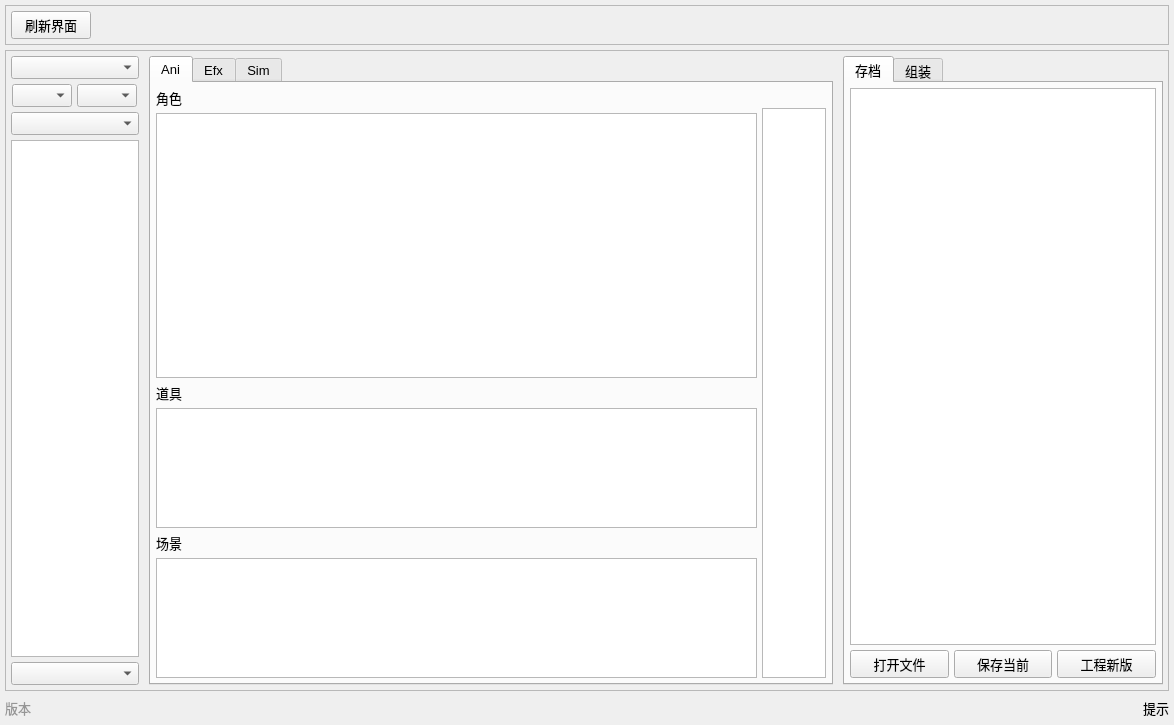
<?xml version="1.0" encoding="UTF-8"?>
<ui version="4.0">
 <class>MergeWin</class>
 <widget class="QWidget" name="MergeWin">
  <property name="geometry">
   <rect>
    <x>0</x>
    <y>0</y>
    <width>1174</width>
    <height>725</height>
   </rect>
  </property>
  <property name="windowTitle">
   <string>Form</string>
  </property>
  <layout class="QVBoxLayout" name="verticalLayout">
   <property name="spacing">
    <number>5</number>
   </property>
   <property name="leftMargin">
    <number>5</number>
   </property>
   <property name="topMargin">
    <number>5</number>
   </property>
   <property name="rightMargin">
    <number>5</number>
   </property>
   <property name="bottomMargin">
    <number>5</number>
   </property>
   <item>
    <widget class="QFrame" name="frameTop">
     <property name="frameShape">
      <enum>QFrame::StyledPanel</enum>
     </property>
     <property name="frameShadow">
      <enum>QFrame::Plain</enum>
     </property>
     <layout class="QHBoxLayout" name="horizontalLayout">
      <property name="spacing">
       <number>5</number>
      </property>
      <property name="leftMargin">
       <number>5</number>
      </property>
      <property name="topMargin">
       <number>5</number>
      </property>
      <property name="rightMargin">
       <number>5</number>
      </property>
      <property name="bottomMargin">
       <number>5</number>
      </property>
      <item>
       <widget class="QPushButton" name="QpbRefresh">
        <property name="minimumSize">
         <size>
          <width>75</width>
          <height>28</height>
         </size>
        </property>
        <property name="font">
         <font>
          <pointsize>10</pointsize>
         </font>
        </property>
        <property name="text">
         <string>刷新界面</string>
        </property>
       </widget>
      </item>
      <item>
       <spacer name="horizontalSpacer">
        <property name="orientation">
         <enum>Qt::Horizontal</enum>
        </property>
        <property name="sizeHint" stdset="0">
         <size>
          <width>40</width>
          <height>20</height>
         </size>
        </property>
       </spacer>
      </item>
     </layout>
    </widget>
   </item>
   <item>
    <widget class="QFrame" name="frameMed">
     <property name="frameShape">
      <enum>QFrame::StyledPanel</enum>
     </property>
     <property name="frameShadow">
      <enum>QFrame::Plain</enum>
     </property>
     <layout class="QHBoxLayout" name="horizontalLayout_2">
      <property name="spacing">
       <number>10</number>
      </property>
      <property name="leftMargin">
       <number>5</number>
      </property>
      <property name="topMargin">
       <number>5</number>
      </property>
      <property name="rightMargin">
       <number>5</number>
      </property>
      <property name="bottomMargin">
       <number>5</number>
      </property>
      <item>
       <widget class="QFrame" name="frameBusiness">
        <property name="sizePolicy">
         <sizepolicy hsizetype="Fixed" vsizetype="Preferred">
          <horstretch>0</horstretch>
          <verstretch>0</verstretch>
         </sizepolicy>
        </property>
        <property name="frameShape">
         <enum>QFrame::NoFrame</enum>
        </property>
        <property name="frameShadow">
         <enum>QFrame::Plain</enum>
        </property>
        <property name="lineWidth">
         <number>0</number>
        </property>
        <layout class="QVBoxLayout" name="verticalLayout_2">
         <property name="spacing">
          <number>5</number>
         </property>
         <property name="leftMargin">
          <number>0</number>
         </property>
         <property name="topMargin">
          <number>0</number>
         </property>
         <property name="rightMargin">
          <number>0</number>
         </property>
         <property name="bottomMargin">
          <number>0</number>
         </property>
         <item>
          <widget class="QComboBox" name="QcbProject">
           <property name="maximumSize">
            <size>
             <width>128</width>
             <height>16777215</height>
            </size>
           </property>
           <property name="font">
            <font>
             <pointsize>10</pointsize>
            </font>
           </property>
          </widget>
         </item>
         <item>
          <widget class="QFrame" name="frameBusiness2Shots">
           <property name="frameShape">
            <enum>QFrame::NoFrame</enum>
           </property>
           <property name="frameShadow">
            <enum>QFrame::Raised</enum>
           </property>
           <layout class="QHBoxLayout" name="horizontalLayout_3">
            <property name="spacing">
             <number>4</number>
            </property>
            <property name="leftMargin">
             <number>0</number>
            </property>
            <property name="topMargin">
             <number>0</number>
            </property>
            <property name="rightMargin">
             <number>0</number>
            </property>
            <property name="bottomMargin">
             <number>0</number>
            </property>
            <item>
             <widget class="QComboBox" name="QcbExtend1">
              <property name="maximumSize">
               <size>
                <width>60</width>
                <height>16777215</height>
               </size>
              </property>
              <property name="font">
               <font>
                <pointsize>10</pointsize>
               </font>
              </property>
             </widget>
            </item>
            <item>
             <widget class="QComboBox" name="QcbExtend2">
              <property name="maximumSize">
               <size>
                <width>60</width>
                <height>16777215</height>
               </size>
              </property>
              <property name="font">
               <font>
                <pointsize>10</pointsize>
               </font>
              </property>
             </widget>
            </item>
           </layout>
          </widget>
         </item>
         <item>
          <widget class="QComboBox" name="QcbCategory">
           <property name="maximumSize">
            <size>
             <width>128</width>
             <height>16777215</height>
            </size>
           </property>
           <property name="font">
            <font>
             <pointsize>10</pointsize>
            </font>
           </property>
          </widget>
         </item>
         <item>
          <widget class="QListWidget" name="QlwTask">
           <property name="maximumSize">
            <size>
             <width>128</width>
             <height>16777215</height>
            </size>
           </property>
           <property name="font">
            <font>
             <pointsize>10</pointsize>
            </font>
           </property>
          </widget>
         </item>
         <item>
          <widget class="QComboBox" name="QcbBusiness">
           <property name="minimumSize">
            <size>
             <width>0</width>
             <height>0</height>
            </size>
           </property>
           <property name="maximumSize">
            <size>
             <width>128</width>
             <height>16777215</height>
            </size>
           </property>
           <property name="font">
            <font>
             <pointsize>10</pointsize>
            </font>
           </property>
          </widget>
         </item>
        </layout>
       </widget>
      </item>
      <item>
       <widget class="QTabWidget" name="tabView">
        <property name="font">
         <font>
          <pointsize>10</pointsize>
         </font>
        </property>
        <property name="currentIndex">
         <number>0</number>
        </property>
        <widget class="QWidget" name="tabAni">
         <attribute name="title">
          <string>Ani</string>
         </attribute>
         <layout class="QGridLayout" name="gridLayout">
          <property name="leftMargin">
           <number>5</number>
          </property>
          <property name="topMargin">
           <number>5</number>
          </property>
          <property name="rightMargin">
           <number>5</number>
          </property>
          <property name="bottomMargin">
           <number>5</number>
          </property>
          <property name="spacing">
           <number>5</number>
          </property>
          <item row="1" column="1">
           <widget class="QListWidget" name="QlwAniVersion">
            <property name="sizePolicy">
             <sizepolicy hsizetype="Expanding" vsizetype="Expanding">
              <horstretch>0</horstretch>
              <verstretch>0</verstretch>
             </sizepolicy>
            </property>
            <property name="maximumSize">
             <size>
              <width>64</width>
              <height>16777215</height>
             </size>
            </property>
            <property name="font">
             <font>
              <pointsize>10</pointsize>
             </font>
            </property>
           </widget>
          </item>
          <item row="0" column="0" rowspan="2">
           <layout class="QVBoxLayout" name="vlAni" stretch="2,1,1">
            <property name="spacing">
             <number>5</number>
            </property>
            <property name="rightMargin">
             <number>0</number>
            </property>
            <item>
             <layout class="QVBoxLayout" name="verticalLayout_7">
              <property name="spacing">
               <number>5</number>
              </property>
              <item>
               <widget class="QLabel" name="label_2">
                <property name="font">
                 <font>
                  <pointsize>10</pointsize>
                 </font>
                </property>
                <property name="text">
                 <string>角色</string>
                </property>
               </widget>
              </item>
              <item>
               <widget class="QListWidget" name="QlwAniCharacter">
                <property name="font">
                 <font>
                  <pointsize>10</pointsize>
                 </font>
                </property>
                <property name="selectionMode">
                 <enum>QAbstractItemView::MultiSelection</enum>
                </property>
               </widget>
              </item>
             </layout>
            </item>
            <item>
             <layout class="QVBoxLayout" name="verticalLayout_6">
              <property name="spacing">
               <number>5</number>
              </property>
              <item>
               <widget class="QLabel" name="label_3">
                <property name="font">
                 <font>
                  <pointsize>10</pointsize>
                 </font>
                </property>
                <property name="text">
                 <string>道具</string>
                </property>
               </widget>
              </item>
              <item>
               <widget class="QListWidget" name="QlwAniProp">
                <property name="font">
                 <font>
                  <pointsize>10</pointsize>
                 </font>
                </property>
                <property name="selectionMode">
                 <enum>QAbstractItemView::MultiSelection</enum>
                </property>
               </widget>
              </item>
             </layout>
            </item>
            <item>
             <layout class="QVBoxLayout" name="verticalLayout_4">
              <property name="spacing">
               <number>5</number>
              </property>
              <item>
               <widget class="QLabel" name="label_4">
                <property name="font">
                 <font>
                  <pointsize>10</pointsize>
                 </font>
                </property>
                <property name="text">
                 <string>场景</string>
                </property>
               </widget>
              </item>
              <item>
               <widget class="QListWidget" name="QlwAniScene">
                <property name="font">
                 <font>
                  <pointsize>10</pointsize>
                 </font>
                </property>
                <property name="selectionMode">
                 <enum>QAbstractItemView::MultiSelection</enum>
                </property>
               </widget>
              </item>
             </layout>
            </item>
           </layout>
          </item>
          <item row="0" column="1">
           <widget class="QLabel" name="label_5">
            <property name="minimumSize">
             <size>
              <width>0</width>
              <height>15</height>
             </size>
            </property>
            <property name="font">
             <font>
              <pointsize>10</pointsize>
             </font>
            </property>
            <property name="text">
             <string/>
            </property>
           </widget>
          </item>
         </layout>
        </widget>
        <widget class="QWidget" name="tabEfx">
         <attribute name="title">
          <string>Efx</string>
         </attribute>
         <layout class="QHBoxLayout" name="horizontalLayout_6">
          <property name="spacing">
           <number>5</number>
          </property>
          <property name="leftMargin">
           <number>5</number>
          </property>
          <property name="topMargin">
           <number>5</number>
          </property>
          <property name="rightMargin">
           <number>5</number>
          </property>
          <property name="bottomMargin">
           <number>5</number>
          </property>
          <item>
           <widget class="QListWidget" name="QlwEfxCache">
            <property name="selectionMode">
             <enum>QAbstractItemView::MultiSelection</enum>
            </property>
           </widget>
          </item>
          <item>
           <widget class="QListWidget" name="QlwEfxVersion">
            <property name="maximumSize">
             <size>
              <width>64</width>
              <height>16777215</height>
             </size>
            </property>
            <property name="font">
             <font>
              <pointsize>10</pointsize>
             </font>
            </property>
           </widget>
          </item>
         </layout>
        </widget>
        <widget class="QWidget" name="tabSim">
         <attribute name="title">
          <string>Sim</string>
         </attribute>
         <layout class="QGridLayout" name="gridLayout_3">
          <property name="leftMargin">
           <number>5</number>
          </property>
          <property name="topMargin">
           <number>5</number>
          </property>
          <property name="rightMargin">
           <number>5</number>
          </property>
          <property name="bottomMargin">
           <number>5</number>
          </property>
          <property name="spacing">
           <number>5</number>
          </property>
          <item row="0" column="0" rowspan="2">
           <layout class="QVBoxLayout" name="vlSim" stretch="3,2">
            <property name="spacing">
             <number>5</number>
            </property>
            <property name="rightMargin">
             <number>0</number>
            </property>
            <item>
             <layout class="QVBoxLayout" name="verticalLayout_8">
              <property name="spacing">
               <number>5</number>
              </property>
              <item>
               <widget class="QLabel" name="label_6">
                <property name="font">
                 <font>
                  <pointsize>10</pointsize>
                 </font>
                </property>
                <property name="text">
                 <string>角色</string>
                </property>
               </widget>
              </item>
              <item>
               <widget class="QListWidget" name="QlwSimCharacter">
                <property name="font">
                 <font>
                  <pointsize>10</pointsize>
                 </font>
                </property>
                <property name="selectionMode">
                 <enum>QAbstractItemView::MultiSelection</enum>
                </property>
               </widget>
              </item>
             </layout>
            </item>
            <item>
             <layout class="QVBoxLayout" name="verticalLayout_9">
              <property name="spacing">
               <number>5</number>
              </property>
              <item>
               <widget class="QLabel" name="label_7">
                <property name="font">
                 <font>
                  <pointsize>10</pointsize>
                 </font>
                </property>
                <property name="text">
                 <string>道具</string>
                </property>
               </widget>
              </item>
              <item>
               <widget class="QListWidget" name="QlwSimProp">
                <property name="font">
                 <font>
                  <pointsize>10</pointsize>
                 </font>
                </property>
                <property name="selectionMode">
                 <enum>QAbstractItemView::MultiSelection</enum>
                </property>
               </widget>
              </item>
             </layout>
            </item>
           </layout>
          </item>
          <item row="0" column="1">
           <widget class="QLabel" name="label_9">
            <property name="minimumSize">
             <size>
              <width>0</width>
              <height>15</height>
             </size>
            </property>
            <property name="font">
             <font>
              <pointsize>10</pointsize>
             </font>
            </property>
            <property name="text">
             <string/>
            </property>
           </widget>
          </item>
          <item row="1" column="1">
           <widget class="QListWidget" name="QlwSimVersion">
            <property name="sizePolicy">
             <sizepolicy hsizetype="Expanding" vsizetype="Expanding">
              <horstretch>0</horstretch>
              <verstretch>0</verstretch>
             </sizepolicy>
            </property>
            <property name="maximumSize">
             <size>
              <width>64</width>
              <height>16777215</height>
             </size>
            </property>
            <property name="font">
             <font>
              <pointsize>10</pointsize>
             </font>
            </property>
           </widget>
          </item>
         </layout>
        </widget>
       </widget>
      </item>
      <item>
       <widget class="QTabWidget" name="tabEdit">
        <property name="maximumSize">
         <size>
          <width>320</width>
          <height>16777215</height>
         </size>
        </property>
        <property name="font">
         <font>
          <pointsize>10</pointsize>
         </font>
        </property>
        <property name="layoutDirection">
         <enum>Qt::LeftToRight</enum>
        </property>
        <property name="currentIndex">
         <number>0</number>
        </property>
        <widget class="QWidget" name="tabArchive">
         <attribute name="title">
          <string>存档</string>
         </attribute>
         <layout class="QGridLayout" name="gridLayout_2">
          <property name="leftMargin">
           <number>5</number>
          </property>
          <property name="topMargin">
           <number>5</number>
          </property>
          <property name="rightMargin">
           <number>5</number>
          </property>
          <property name="bottomMargin">
           <number>5</number>
          </property>
          <property name="spacing">
           <number>5</number>
          </property>
          <item row="0" column="0" colspan="3">
           <widget class="QListWidget" name="QlwArchive"/>
          </item>
          <item row="1" column="0">
           <widget class="QPushButton" name="QpbOpen">
            <property name="minimumSize">
             <size>
              <width>0</width>
              <height>28</height>
             </size>
            </property>
            <property name="font">
             <font>
              <pointsize>10</pointsize>
             </font>
            </property>
            <property name="text">
             <string>打开文件</string>
            </property>
           </widget>
          </item>
          <item row="1" column="1">
           <widget class="QPushButton" name="QpbSave">
            <property name="minimumSize">
             <size>
              <width>0</width>
              <height>28</height>
             </size>
            </property>
            <property name="font">
             <font>
              <pointsize>10</pointsize>
             </font>
            </property>
            <property name="text">
             <string>保存当前</string>
            </property>
           </widget>
          </item>
          <item row="1" column="2">
           <widget class="QPushButton" name="QpbWork">
            <property name="minimumSize">
             <size>
              <width>0</width>
              <height>28</height>
             </size>
            </property>
            <property name="font">
             <font>
              <pointsize>10</pointsize>
             </font>
            </property>
            <property name="text">
             <string>工程新版</string>
            </property>
           </widget>
          </item>
         </layout>
        </widget>
        <widget class="QWidget" name="tabMerge">
         <attribute name="title">
          <string>组装</string>
         </attribute>
         <layout class="QGridLayout" name="gridLayout_4">
          <property name="leftMargin">
           <number>5</number>
          </property>
          <property name="topMargin">
           <number>5</number>
          </property>
          <property name="rightMargin">
           <number>5</number>
          </property>
          <property name="bottomMargin">
           <number>5</number>
          </property>
          <property name="spacing">
           <number>5</number>
          </property>
          <item row="2" column="1" colspan="2">
           <widget class="QGroupBox" name="gbScene">
            <property name="title">
             <string/>
            </property>
            <layout class="QVBoxLayout" name="verticalLayout_3">
             <property name="spacing">
              <number>0</number>
             </property>
             <property name="leftMargin">
              <number>0</number>
             </property>
             <property name="topMargin">
              <number>0</number>
             </property>
             <property name="rightMargin">
              <number>0</number>
             </property>
             <property name="bottomMargin">
              <number>0</number>
             </property>
             <item>
              <widget class="QRadioButton" name="QrbSceneAR">
               <property name="font">
                <font>
                 <pointsize>10</pointsize>
                </font>
               </property>
               <property name="text">
                <string>场景AR以原有直接导入</string>
               </property>
               <property name="checked">
                <bool>true</bool>
               </property>
              </widget>
             </item>
             <item>
              <widget class="QRadioButton" name="QrbSceneRN">
               <property name="enabled">
                <bool>true</bool>
               </property>
               <property name="font">
                <font>
                 <pointsize>10</pointsize>
                </font>
               </property>
               <property name="text">
                <string>场景AR以引用方式创建</string>
               </property>
               <property name="checkable">
                <bool>true</bool>
               </property>
              </widget>
             </item>
            </layout>
           </widget>
          </item>
          <item row="2" column="0">
           <widget class="QLabel" name="label_10">
            <property name="font">
             <font>
              <pointsize>10</pointsize>
             </font>
            </property>
            <property name="text">
             <string>场景模式：</string>
            </property>
            <property name="alignment">
             <set>Qt::AlignRight|Qt::AlignTop|Qt::AlignTrailing</set>
            </property>
           </widget>
          </item>
          <item row="1" column="0" colspan="3">
           <widget class="Line" name="line_1">
            <property name="frameShadow">
             <enum>QFrame::Plain</enum>
            </property>
            <property name="lineWidth">
             <number>2</number>
            </property>
            <property name="orientation">
             <enum>Qt::Horizontal</enum>
            </property>
           </widget>
          </item>
          <item row="0" column="0">
           <widget class="QLabel" name="label_8">
            <property name="font">
             <font>
              <pointsize>10</pointsize>
             </font>
            </property>
            <property name="text">
             <string>渲染模式：</string>
            </property>
            <property name="alignment">
             <set>Qt::AlignRight|Qt::AlignTrailing|Qt::AlignVCenter</set>
            </property>
           </widget>
          </item>
          <item row="7" column="0" colspan="3">
           <widget class="QPushButton" name="QpbMerge">
            <property name="minimumSize">
             <size>
              <width>0</width>
              <height>28</height>
             </size>
            </property>
            <property name="font">
             <font>
              <pointsize>10</pointsize>
             </font>
            </property>
            <property name="text">
             <string>执行</string>
            </property>
           </widget>
          </item>
          <item row="5" column="0">
           <spacer name="verticalSpacer">
            <property name="orientation">
             <enum>Qt::Vertical</enum>
            </property>
            <property name="sizeHint" stdset="0">
             <size>
              <width>20</width>
              <height>40</height>
             </size>
            </property>
           </spacer>
          </item>
          <item row="0" column="1">
           <widget class="QComboBox" name="QcbMerge">
            <property name="font">
             <font>
              <pointsize>10</pointsize>
             </font>
            </property>
            <property name="currentIndex">
             <number>-1</number>
            </property>
           </widget>
          </item>
          <item row="3" column="0" colspan="3">
           <widget class="Line" name="line">
            <property name="frameShadow">
             <enum>QFrame::Plain</enum>
            </property>
            <property name="lineWidth">
             <number>2</number>
            </property>
            <property name="orientation">
             <enum>Qt::Horizontal</enum>
            </property>
           </widget>
          </item>
          <item row="4" column="0">
           <widget class="QLabel" name="label_12">
            <property name="font">
             <font>
              <pointsize>10</pointsize>
             </font>
            </property>
            <property name="text">
             <string>场景预设：</string>
            </property>
            <property name="alignment">
             <set>Qt::AlignRight|Qt::AlignTop|Qt::AlignTrailing</set>
            </property>
           </widget>
          </item>
          <item row="4" column="1" colspan="2">
           <widget class="QGroupBox" name="groupBox">
            <property name="title">
             <string/>
            </property>
            <layout class="QVBoxLayout" name="verticalLayout_5">
             <property name="spacing">
              <number>0</number>
             </property>
             <property name="leftMargin">
              <number>0</number>
             </property>
             <property name="topMargin">
              <number>0</number>
             </property>
             <property name="rightMargin">
              <number>0</number>
             </property>
             <property name="bottomMargin">
              <number>0</number>
             </property>
             <item>
              <widget class="QCheckBox" name="QcbResolution">
               <property name="font">
                <font>
                 <pointsize>10</pointsize>
                </font>
               </property>
               <property name="text">
                <string>渲染尺寸</string>
               </property>
               <property name="checked">
                <bool>true</bool>
               </property>
              </widget>
             </item>
             <item>
              <widget class="QCheckBox" name="QcbSpeed">
               <property name="font">
                <font>
                 <pointsize>10</pointsize>
                </font>
               </property>
               <property name="text">
                <string>播放速度</string>
               </property>
               <property name="checked">
                <bool>true</bool>
               </property>
              </widget>
             </item>
             <item>
              <widget class="QCheckBox" name="QcbRange">
               <property name="font">
                <font>
                 <pointsize>10</pointsize>
                </font>
               </property>
               <property name="text">
                <string>起始结束帧</string>
               </property>
               <property name="checked">
                <bool>true</bool>
               </property>
              </widget>
             </item>
            </layout>
           </widget>
          </item>
         </layout>
        </widget>
       </widget>
      </item>
     </layout>
    </widget>
   </item>
   <item>
    <layout class="QHBoxLayout" name="hlBottom" stretch="0,0">
     <property name="spacing">
      <number>5</number>
     </property>
     <property name="bottomMargin">
      <number>0</number>
     </property>
     <item>
      <widget class="QLabel" name="version">
       <property name="minimumSize">
        <size>
         <width>0</width>
         <height>24</height>
        </size>
       </property>
       <property name="maximumSize">
        <size>
         <width>100</width>
         <height>16777215</height>
        </size>
       </property>
       <property name="font">
        <font>
         <pointsize>10</pointsize>
        </font>
       </property>
       <property name="styleSheet">
        <string notr="true">color: rgb(150, 150, 150);</string>
       </property>
       <property name="text">
        <string>版本</string>
       </property>
       <property name="alignment">
        <set>Qt::AlignLeading|Qt::AlignLeft|Qt::AlignVCenter</set>
       </property>
      </widget>
     </item>
     <item>
      <widget class="QLabel" name="label">
       <property name="minimumSize">
        <size>
         <width>0</width>
         <height>24</height>
        </size>
       </property>
       <property name="font">
        <font>
         <pointsize>10</pointsize>
        </font>
       </property>
       <property name="text">
        <string>提示</string>
       </property>
       <property name="alignment">
        <set>Qt::AlignRight|Qt::AlignTrailing|Qt::AlignVCenter</set>
       </property>
      </widget>
     </item>
    </layout>
   </item>
  </layout>
 </widget>
 <resources/>
 <connections/>
</ui>
